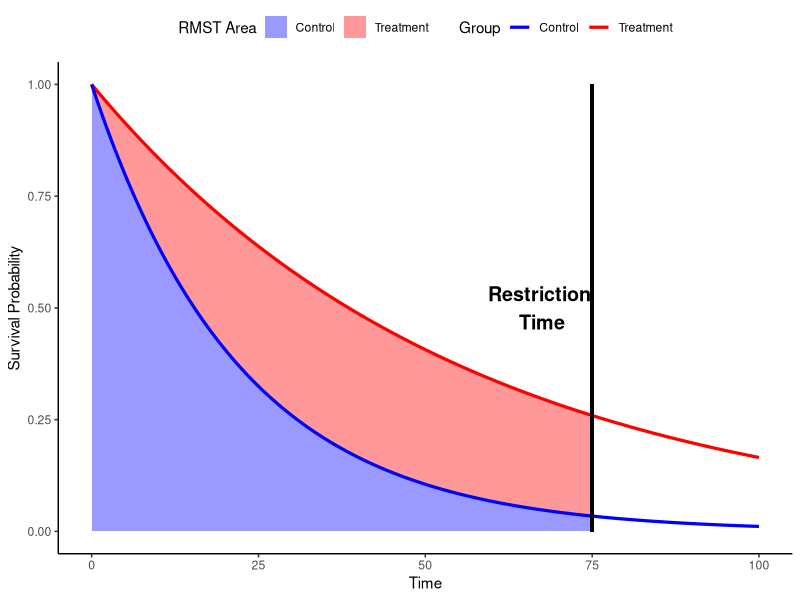
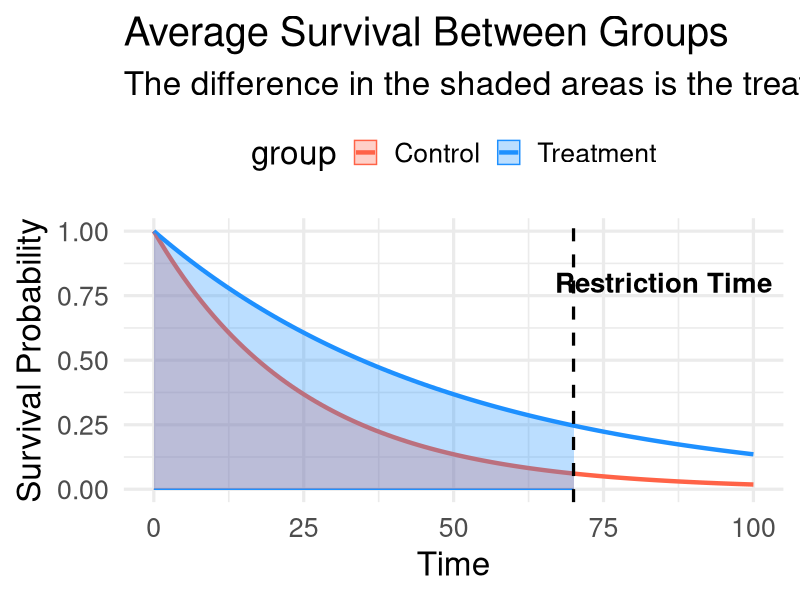

Recreate these plots in R, in order.
# --- R Code to Generate the 2-Group RMST Plot ---
library(ggplot2)

# Create sample data for two groups (Treatment and Control)
time <- 0:100
control_surv <- exp(-0.04 * time)
treatment_surv <- exp(-0.02 * time)
df <- data.frame(
  time = rep(time, 2),
  surv = c(control_surv, treatment_surv),
  group = rep(c("Control", "Treatment"), each = 101)
)

# Create the plot
rmst_causal_plot <- ggplot(df, aes(x = time, y = surv, fill = group, color = group)) +
  geom_line(linewidth = 1.5) +
  geom_ribbon(data = subset(df, time <= 70), aes(ymin = 0, ymax = surv), alpha = 0.3) +
  geom_vline(xintercept = 70, linetype = "dashed", color = "black", linewidth = 1.1) +
  annotate("text", x = 85, y = 0.8, label = "Restriction Time", size = 7, color = "black", fontface = "bold") +
  scale_fill_manual(values = c("Control" = "tomato", "Treatment" = "dodgerblue")) +
  scale_color_manual(values = c("Control" = "tomato", "Treatment" = "dodgerblue")) +
  labs(
    title = "Average Survival Between Groups",
    subtitle = "The difference in the shaded areas is the treatment benefit",
    x = "Time",
    y = "Survival Probability"
  ) +
  theme_minimal(base_size = 24) +
  theme(legend.position = "top") +
  coord_cartesian(ylim = c(0, 1))

# Save the plot to a file
ggsave("poster/images/rmst_causal_plot.png", plot = rmst_causal_plot, width = 10, height = 7, dpi = 150)

# Load the ggplot2 library
library(ggplot2)

# 1. Define parameters and generate data
tau <- 75
time_points <- seq(0, 100, by = 0.5)
survival_data <- data.frame(
  time = time_points,
  treatment_prob = exp(-0.018 * time_points), # Slower decay
  control_prob = exp(-0.045 * time_points)   # Faster decay
)

# Filter data for shading up to the restriction time
ribbon_data <- subset(survival_data, time <= tau)

# 2. Create the plot with your specified customizations
p <- ggplot(data = survival_data, aes(x = time)) +
  
  # Add shaded ribbons for RMST area
  # The fill aesthetic maps the names to the colors defined in scale_fill_manual
  geom_ribbon(data = ribbon_data, aes(ymin = 0, ymax = control_prob, fill = "Control"), alpha = 0.4) +
  geom_ribbon(data = ribbon_data, aes(ymin = control_prob, ymax = treatment_prob, fill = "Treatment"), alpha = 0.4) +
  
  # Add the survival curves
  # The color aesthetic maps the names to the colors defined in scale_color_manual
  geom_line(aes(y = treatment_prob, color = "Treatment"), linewidth = 1.1) +
  geom_line(aes(y = control_prob, color = "Control"), linewidth = 1.1) +
  
  # Add and label the restriction time line
  geom_segment(
    aes(x = tau, y = 0, xend = tau, yend = 1),
    linetype = "solid",
    linewidth = 1.1,
    color = "black"
  ) +
  annotate(
    geom = "text",
    x = tau - 7.5, # Position label to the left of the line
    y = 0.5,     # Position label vertically in the middle
    label = paste("Restriction \n Time "),
    size = 5,
    color = "black",
    fontface = "bold"
  ) +
  
  # Manually set the colors as requested
  scale_color_manual(
    name = "Group",
    values = c("Treatment" = "red", "Control" = "blue")
  ) +
  scale_fill_manual(
    name = "RMST Area",
    values = c("Treatment" = "red", "Control" = "blue")
  ) +
  
  # Add plot titles and axis labels
  labs(
    x = "Time",
    y = "Survival Probability"
  ) +
  
  # Use a white background theme and move the legend to the top
  theme_classic() +
  theme(
    legend.position = "top",
    plot.title = element_text(face = "bold", size = 16)
  )

# 3. Display the plot
print(p)